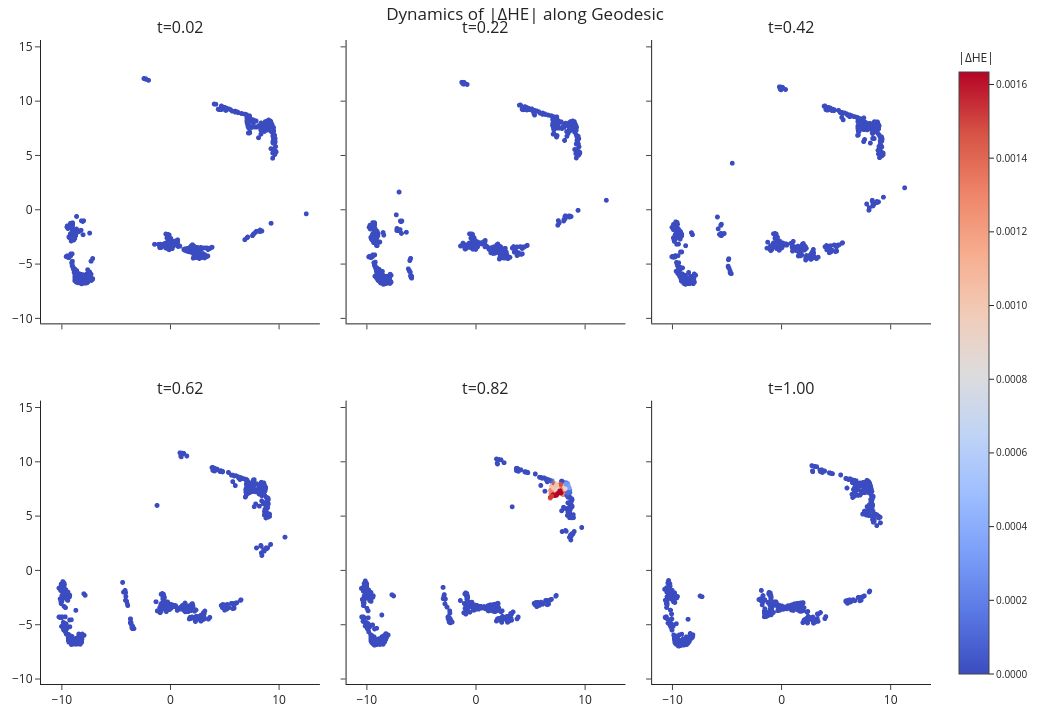

Here is the notebook cell this chart was saved with:
### Code cell
import numpy as np
import pandas as pd
import plotly.graph_objects as go
from plotly.subplots import make_subplots
import math

def plot_multi_frame_scores(npz_file_path):
    data = np.load(npz_file_path, allow_pickle=True)

    models_alligned = data['models_alligned']  # 形状: (num_frames, N, 2)
    point_score_abs = data['point_score_abs']  # 形状: (num_frames-1, N)

    num_total_frames = len(models_alligned)
    num_score_frames = len(point_score_abs)

    step = 10  # 你可以调整步长来决定显示多少个子图 (例如 10 意味着取大约 5-6 张图)
    indices = list(range(0, num_score_frames, step))
    if (num_score_frames - 1) not in indices:
        indices.append(num_score_frames - 1)

    rows = []
    for idx in indices:
        xy = np.asarray(models_alligned[idx + 1])
        sc = np.asarray(point_score_abs[idx]).astype(float)

        t_val = (idx + 1) / (num_total_frames - 1)

        rows.append(pd.DataFrame({
            "x": xy[:, 0],
            "y": xy[:, 1],
            "score": sc,
            "frame_idx": idx,
            "t_val": t_val
        }))
    DF = pd.concat(rows, ignore_index=True)

    vmin = np.percentile(DF["score"].values, 2)
    vmax = np.percentile(DF["score"].values, 100)
    if np.isclose(vmin, vmax):
        vmin, vmax = float(DF["score"].min()), float(DF["score"].max() + 1e-12)

    xmin, xmax = DF["x"].min(), DF["x"].max()
    ymin, ymax = DF["y"].min(), DF["y"].max()
    dx, dy = xmax - xmin, ymax - ymin
    pad_x, pad_y = 0.05 * dx, 0.05 * dy
    x_range = [xmin - pad_x, xmax + pad_x]
    y_range = [ymin - pad_y, ymax + pad_y]

    n_panels = len(indices)
    nrows = 2
    ncols = math.ceil(n_panels / nrows)

    titles = [f"t={df['t_val'].iloc[0]:.2f}" for _, df in DF.groupby("frame_idx", sort=False)]

    if len(titles) < nrows * ncols:
        titles.extend([""] * (nrows * ncols - len(titles)))

    fig = make_subplots(
        rows=nrows, cols=ncols,
        subplot_titles=titles,
        shared_xaxes=True, shared_yaxes=True,
        horizontal_spacing=0.03,
        vertical_spacing=0.12
    )

    coolwarm_scale = [
        [0.0, '#3b4cc0'], [0.1, '#5977e3'], [0.2, '#7b9ff9'], [0.3, '#9ebeff'],
        [0.4, '#c0d4f5'], [0.5, '#dddcdc'], [0.6, '#f2cbb7'], [0.7, '#f7ac8e'],
        [0.8, '#ee8468'], [0.9, '#d65244'], [1.0, '#b40426']
    ]

    for k, idx in enumerate(indices):
        row = k // ncols + 1
        col = k % ncols + 1

        df_i = DF[DF["frame_idx"] == idx]

        fig.add_trace(
            go.Scattergl(
                x=df_i["x"], y=df_i["y"],
                mode="markers",
                marker=dict(
                    size=5,
                    color=df_i["score"],
                    colorscale=coolwarm_scale,
                    cmin=vmin, cmax=vmax,
                    showscale=(row == 1 and col == ncols),
                    colorbar=dict(
                        title="|ΔHE|",
                        tickfont=dict(size=10),
                        ticks="outside",
                        tickformat=".4f"
                    )
                ),
                showlegend=False
            ),
            row=row, col=col
        )

        fig.update_xaxes(range=x_range, row=row, col=col)
        fig.update_yaxes(range=y_range, scaleanchor="x", scaleratio=1, row=row, col=col)

    fig.update_layout(
        width=max(350 * ncols, 900),
        height=360 * nrows,
        margin=dict(l=20, r=20, t=40, b=20),
        title_text="Dynamics of |ΔHE| along Geodesic",
        title_x=0.5,
        template="simple_white"
    )

    fig.show()

npz_path = '../../results/stroke/segment_5_full_results.npz'
plot_multi_frame_scores(npz_path)

### Figure 1 — Plotly figure (JSON) as saved in the notebook; plotly's stock layout.template omitted (floating-point values rounded to 4 significant figures; data arrays with more than 128 entries replaced by an {"elided": "..."} marker saying what was removed)
{"data": [{"marker": {"cmax": 0.001634, "cmin": 0, "color": {"elided": "600 int values"}, "colorbar": {"tickfont": {"size": 10}, "tickformat": ".4f", "ticks": "outside", "title": {"text": "|ΔHE|"}}, "colorscale": [[0, "#3b4cc0"], [0.1, "#5977e3"], [0.2, "#7b9ff9"], [0.3, "#9ebeff"], [0.4, "#c0d4f5"], [0.5, "#dddcdc"], [0.6, "#f2cbb7"], [0.7, "#f7ac8e"], [0.8, "#ee8468"], [0.9, "#d65244"], [1, "#b40426"]], "showscale": false, "size": 5}, "mode": "markers", "showlegend": false, "type": "scattergl", "x": {"elided": "600 float values"}, "xaxis": "x", "y": {"elided": "600 float values"}, "yaxis": "y"}, {"marker": {"cmax": 0.001634, "cmin": 0, "color": {"elided": "600 int values"}, "colorbar": {"tickfont": {"size": 10}, "tickformat": ".4f", "ticks": "outside", "title": {"text": "|ΔHE|"}}, "colorscale": [[0, "#3b4cc0"], [0.1, "#5977e3"], [0.2, "#7b9ff9"], [0.3, "#9ebeff"], [0.4, "#c0d4f5"], [0.5, "#dddcdc"], [0.6, "#f2cbb7"], [0.7, "#f7ac8e"], [0.8, "#ee8468"], [0.9, "#d65244"], [1, "#b40426"]], "showscale": false, "size": 5}, "mode": "markers", "showlegend": false, "type": "scattergl", "x": {"elided": "600 float values"}, "xaxis": "x2", "y": {"elided": "600 float values"}, "yaxis": "y2"}, {"marker": {"cmax": 0.001634, "cmin": 0, "color": {"elided": "600 int values"}, "colorbar": {"tickfont": {"size": 10}, "tickformat": ".4f", "ticks": "outside", "title": {"text": "|ΔHE|"}}, "colorscale": [[0, "#3b4cc0"], [0.1, "#5977e3"], [0.2, "#7b9ff9"], [0.3, "#9ebeff"], [0.4, "#c0d4f5"], [0.5, "#dddcdc"], [0.6, "#f2cbb7"], [0.7, "#f7ac8e"], [0.8, "#ee8468"], [0.9, "#d65244"], [1, "#b40426"]], "showscale": true, "size": 5}, "mode": "markers", "showlegend": false, "type": "scattergl", "x": {"elided": "600 float values"}, "xaxis": "x3", "y": {"elided": "600 float values"}, "yaxis": "y3"}, {"marker": {"cmax": 0.001634, "cmin": 0, "color": {"elided": "600 int values"}, "colorbar": {"tickfont": {"size": 10}, "tickformat": ".4f", "ticks": "outside", "title": {"text": "|ΔHE|"}}, "colorscale": [[0, "#3b4cc0"], [0.1, "#5977e3"], [0.2, "#7b9ff9"], [0.3, "#9ebeff"], [0.4, "#c0d4f5"], [0.5, "#dddcdc"], [0.6, "#f2cbb7"], [0.7, "#f7ac8e"], [0.8, "#ee8468"], [0.9, "#d65244"], [1, "#b40426"]], "showscale": false, "size": 5}, "mode": "markers", "showlegend": false, "type": "scattergl", "x": {"elided": "600 float values"}, "xaxis": "x4", "y": {"elided": "600 float values"}, "yaxis": "y4"}, {"marker": {"cmax": 0.001634, "cmin": 0, "color": {"elided": "600 float values"}, "colorbar": {"tickfont": {"size": 10}, "tickformat": ".4f", "ticks": "outside", "title": {"text": "|ΔHE|"}}, "colorscale": [[0, "#3b4cc0"], [0.1, "#5977e3"], [0.2, "#7b9ff9"], [0.3, "#9ebeff"], [0.4, "#c0d4f5"], [0.5, "#dddcdc"], [0.6, "#f2cbb7"], [0.7, "#f7ac8e"], [0.8, "#ee8468"], [0.9, "#d65244"], [1, "#b40426"]], "showscale": false, "size": 5}, "mode": "markers", "showlegend": false, "type": "scattergl", "x": {"elided": "600 float values"}, "xaxis": "x5", "y": {"elided": "600 float values"}, "yaxis": "y5"}, {"marker": {"cmax": 0.001634, "cmin": 0, "color": {"elided": "600 int values"}, "colorbar": {"tickfont": {"size": 10}, "tickformat": ".4f", "ticks": "outside", "title": {"text": "|ΔHE|"}}, "colorscale": [[0, "#3b4cc0"], [0.1, "#5977e3"], [0.2, "#7b9ff9"], [0.3, "#9ebeff"], [0.4, "#c0d4f5"], [0.5, "#dddcdc"], [0.6, "#f2cbb7"], [0.7, "#f7ac8e"], [0.8, "#ee8468"], [0.9, "#d65244"], [1, "#b40426"]], "showscale": false, "size": 5}, "mode": "markers", "showlegend": false, "type": "scattergl", "x": {"elided": "600 float values"}, "xaxis": "x6", "y": {"elided": "600 float values"}, "yaxis": "y6"}], "layout": {"annotations": [{"font": {"size": 16}, "showarrow": false, "text": "t=0.02", "x": 0.1567, "xanchor": "center", "xref": "paper", "y": 1, "yanchor": "bottom", "yref": "paper"}, {"font": {"size": 16}, "showarrow": false, "text": "t=0.22", "x": 0.5, "xanchor": "center", "xref": "paper", "y": 1, "yanchor": "bottom", "yref": "paper"}, {"font": {"size": 16}, "showarrow": false, "text": "t=0.42", "x": 0.8433, "xanchor": "center", "xref": "paper", "y": 1, "yanchor": "bottom", "yref": "paper"}, {"font": {"size": 16}, "showarrow": false, "text": "t=0.62", "x": 0.1567, "xanchor": "center", "xref": "paper", "y": 0.44, "yanchor": "bottom", "yref": "paper"}, {"font": {"size": 16}, "showarrow": false, "text": "t=0.82", "x": 0.5, "xanchor": "center", "xref": "paper", "y": 0.44, "yanchor": "bottom", "yref": "paper"}, {"font": {"size": 16}, "showarrow": false, "text": "t=1.00", "x": 0.8433, "xanchor": "center", "xref": "paper", "y": 0.44, "yanchor": "bottom", "yref": "paper"}], "height": 720, "margin": {"b": 20, "l": 20, "r": 20, "t": 40}, "title": {"text": "Dynamics of |ΔHE| along Geodesic", "x": 0.5}, "width": 1050, "xaxis": {"anchor": "y", "domain": [0, 0.3133], "matches": "x4", "range": [-11.86, 13.7], "showticklabels": false}, "xaxis2": {"anchor": "y2", "domain": [0.3433, 0.6567], "matches": "x5", "range": [-11.86, 13.7], "showticklabels": false}, "xaxis3": {"anchor": "y3", "domain": [0.6867, 1.0], "matches": "x6", "range": [-11.86, 13.7], "showticklabels": false}, "xaxis4": {"anchor": "y4", "domain": [0, 0.3133], "range": [-11.86, 13.7]}, "xaxis5": {"anchor": "y5", "domain": [0.3433, 0.6567], "range": [-11.86, 13.7]}, "xaxis6": {"anchor": "y6", "domain": [0.6867, 1.0], "range": [-11.86, 13.7]}, "yaxis": {"anchor": "x", "domain": [0.56, 1], "range": [-7.91, 13.08], "scaleanchor": "x", "scaleratio": 1}, "yaxis2": {"anchor": "x2", "domain": [0.56, 1], "matches": "y", "range": [-7.91, 13.08], "scaleanchor": "x", "scaleratio": 1, "showticklabels": false}, "yaxis3": {"anchor": "x3", "domain": [0.56, 1], "matches": "y", "range": [-7.91, 13.08], "scaleanchor": "x", "scaleratio": 1, "showticklabels": false}, "yaxis4": {"anchor": "x4", "domain": [0, 0.44], "range": [-7.91, 13.08], "scaleanchor": "x", "scaleratio": 1}, "yaxis5": {"anchor": "x5", "domain": [0, 0.44], "matches": "y4", "range": [-7.91, 13.08], "scaleanchor": "x", "scaleratio": 1, "showticklabels": false}, "yaxis6": {"anchor": "x6", "domain": [0, 0.44], "matches": "y4", "range": [-7.91, 13.08], "scaleanchor": "x", "scaleratio": 1, "showticklabels": false}}}
